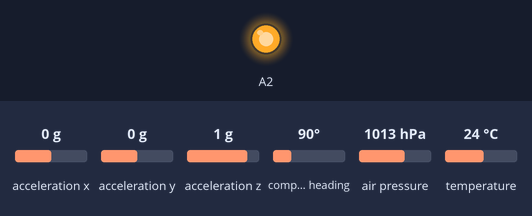
Recording of a sketch running on a simulated Arduino Uno, built with avr-gcc and run on an emulated ATmega328P. Shown: output pins drawn as LEDs (lit = HIGH). The inputs (shaded band) are chosen by the test bench; at power-on: acceleration x 0 g, acceleration y 0 g, acceleration z 1 g, compass heading 90°, air pressure 1013 hPa, temperature 24 °C. What the sketch prints to the serial monitor is not drawn.

Above: at 0.1 s.
Timing chart, 0 to 1.6 s (numbered marks = the images above):
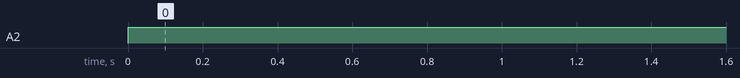

The sketch:

DIORA.ino
```cpp
#include <SoftwareSerial.h>
#include <Wire.h>
#include <SPI.h>
#include <Adafruit_Sensor.h>
#include <Adafruit_BMP085.h>
#include <Adafruit_ADXL345_U.h>
#include <Adafruit_HMC5883_U.h>
#include <L3G.h>

byte rTxd = 5;
byte rRxd = 4;
SoftwareSerial radio(rTxd,rRxd);

float temp;
float Ph;
float alt;          //Переменные барометра
float seaPh;
float realAlt;


float X1;
float Y1;
float Z1;           //Переменные акселерометра
float X;
float Y;
float Z;


float mX;
float mY;
float mZ;           //Переменные магнитометра
float Hdin;
float HdinDg;

float gX1;
float gY1;
float gZ1;
float gX;           //Переменные гироскопа
float gY;
float gZ;

Adafruit_BMP085 bmp;
Adafruit_ADXL345_Unified accel = Adafruit_ADXL345_Unified(12345);       //Датчики
Adafruit_HMC5883_Unified mag = Adafruit_HMC5883_Unified(12345);
L3G gr;

void setup() {

  pinMode(A2,OUTPUT);
  Serial.begin(9600);
  bmp.begin();
  mag.begin();
  accel.begin();    //Запись с датчиков
  gr.enableDefault();
  gr.init();
  Wire.begin();
  radio.begin(9600);

}

void BMP()          //Барометр
  {

    temp = bmp.readTemperature();
    Serial.println(temp);

    Ph = bmp.readPressure();
    Serial.println(Ph);

    alt = bmp.readAltitude() - 330;
    Serial.println(alt);

    seaPh = bmp.readSealevelPressure();
    Serial.println(seaPh);

    return temp;
    return Ph;
    return alt;
    return seaPh;

  }

  void ADXL()       //Акселерометр
  {

    sensors_event_t event;
    accel.getEvent(&event);
    X = event.acceleration.x;
    Serial.println(X);
    Y = event.acceleration.y;
    Serial.println(Y);
    Z = event.acceleration.z;
    Serial.print(Z);
    Serial.println(" m/s^2 ");
    delay(500);

    return X;
    return Y;
    return Z;

  }

  void MGM()      //Магнитометр
  {

    sensors_event_t event;
    mag.getEvent(&event);

    mX = event.magnetic.x;
    mY = event.magnetic.y;
    mZ = event.magnetic.z;
    Serial.println(mX);
    Serial.println(mY);
    Serial.println(mZ);
    Serial.println(" uT");

    Hdin = atan2(event.magnetic.y, event.magnetic.x);

    float declinationAngle = 0.22;
    Hdin += declinationAngle;

    if(Hdin < 0)
      Hdin += 2*PI;
    if(Hdin > 2*PI)
      Hdin -= 2*PI;

    HdinDg = Hdin * 180/M_PI;

    Serial.println(HdinDg);

    return mX;
    return mY;
    return mZ;
    return HdinDg;

  }

  void l3g()        //Гироскоп
  {

    gX = (int)gr.g.x;
    gY = (int)gr.g.y;
    gZ = (int)gr.g.z;
    return gX;
    return gY;
    return gZ;
    Serial.println(gX);
    Serial.println(gY);
    Serial.println(gZ);

  }

  void PADIO()
  {
    char val = 'h';
    radio.write(val);
    radio.print((char)temp);
    radio.write(ADXL);
    radio.write(MGM);
    radio.write(l3g);
    Serial.write(radio.read());
  }


void loop() {

  digitalWrite(A2,HIGH);
  BMP();
  ADXL();
  MGM();
  l3g();
  PADIO();

}
```

Measured:
- by itself, A2: LOW → HIGH at 0.00 s
